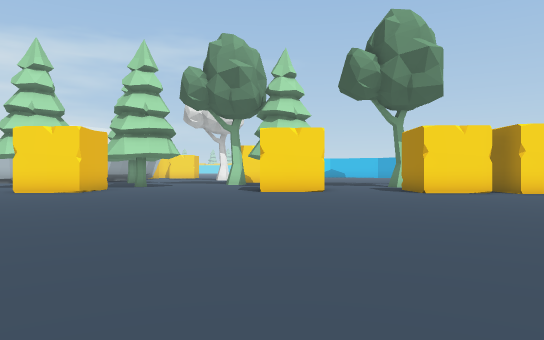
[1] (above)

23 first-person views from a walk through a scene from a Unity 3-D project. The camera is 1.3 m above the floor, looks level and sees 70° across. The floor is counted in squares, 2 m on a side. Each view is taken from the middle of a square. On the plan, view 1 faces up. The plan holds only what a view shows up to about 11 squares ahead; the rest is blank. The place goes on beyond the plan. Some surface patterns are stand-ins.

[2]
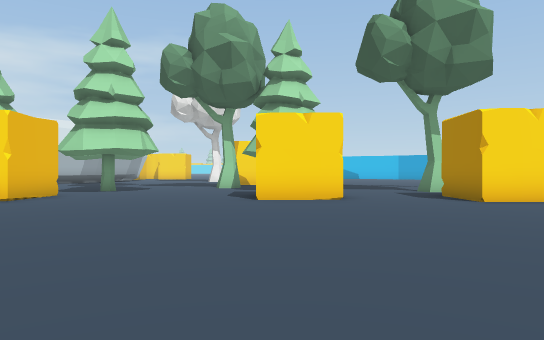

[3]
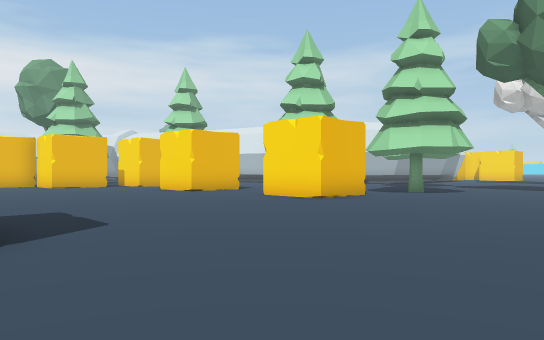

[4]
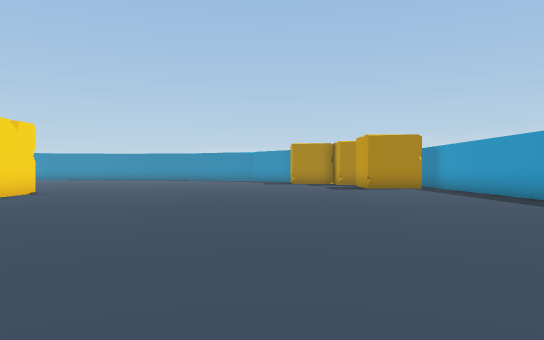

[5]
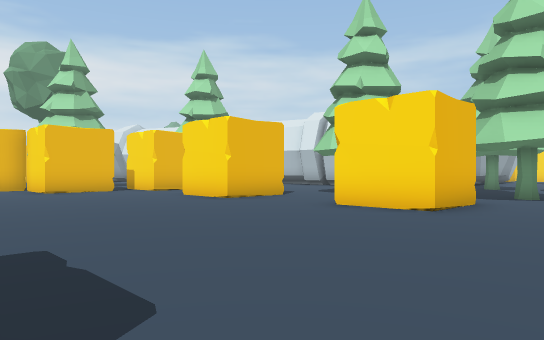

[6]
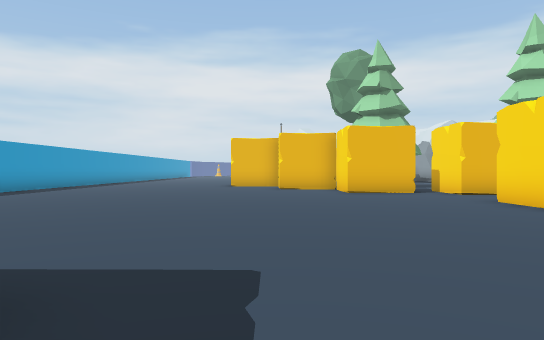

[7]
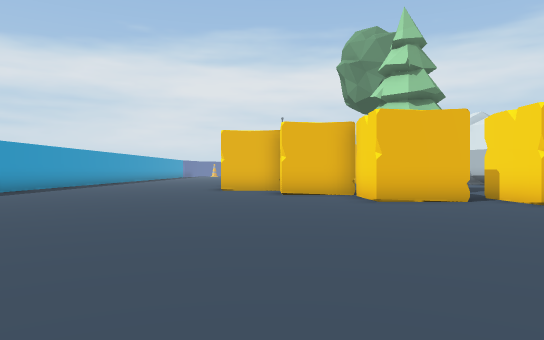

[8]
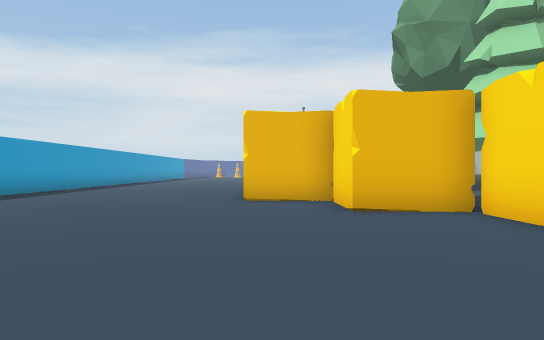

[9]
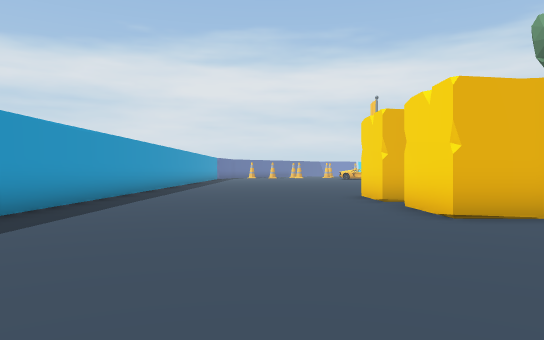

[10]
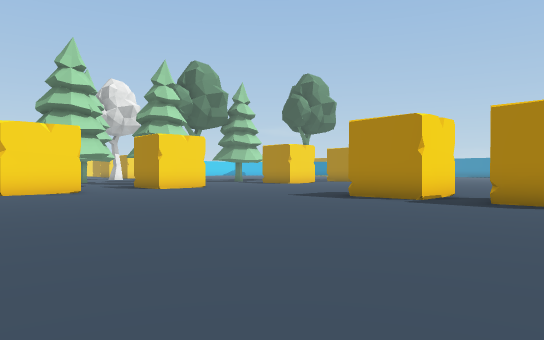

[11]
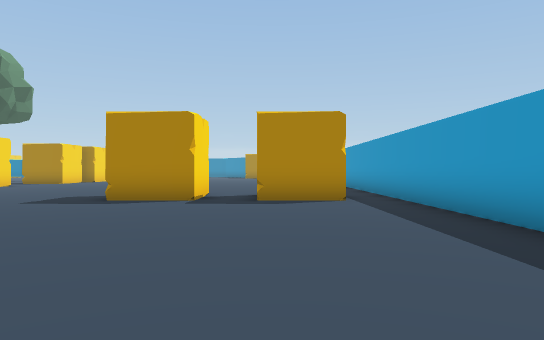

[12]
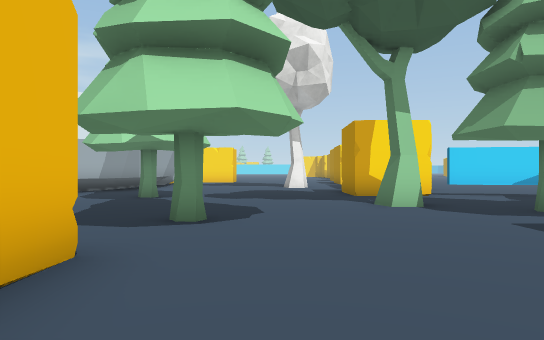

[13]
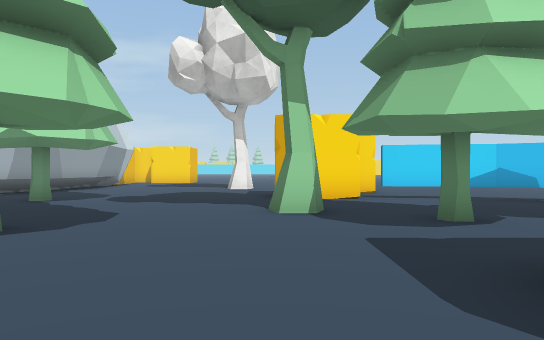

[14]
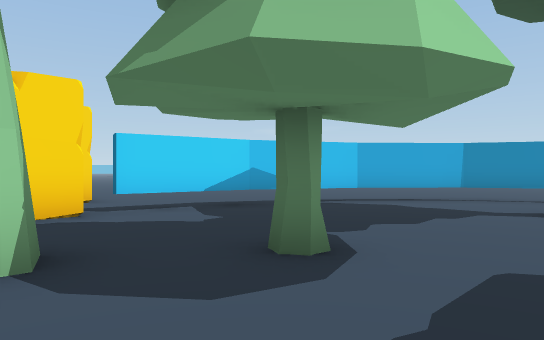

[15]
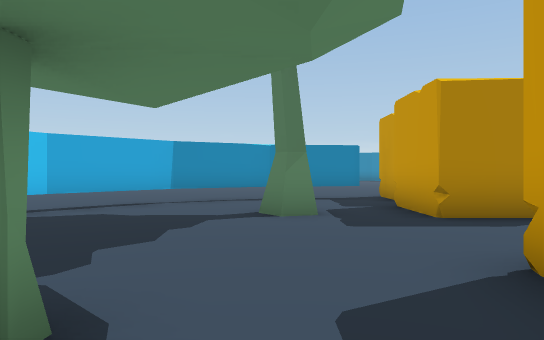

[16]
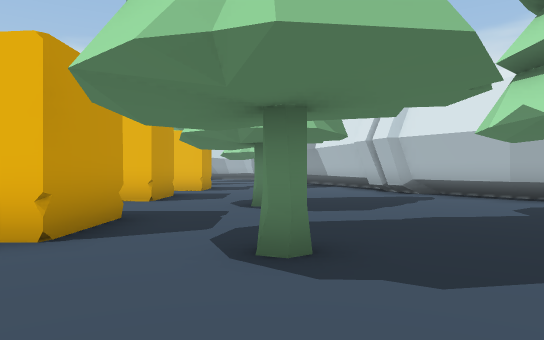

[17]
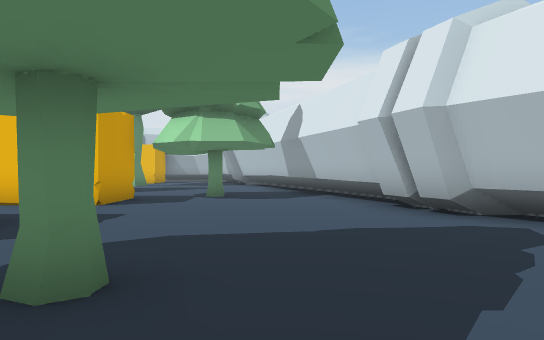

[18]
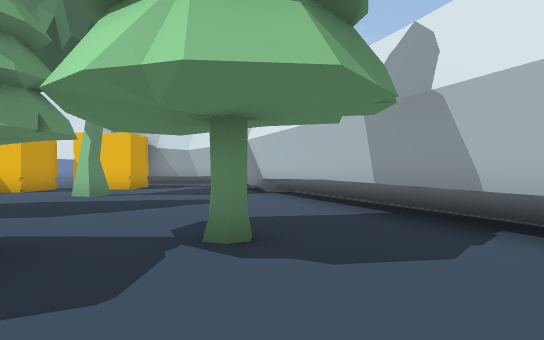

[19]
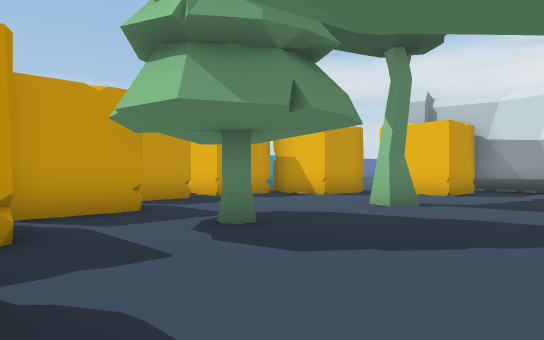

[20]
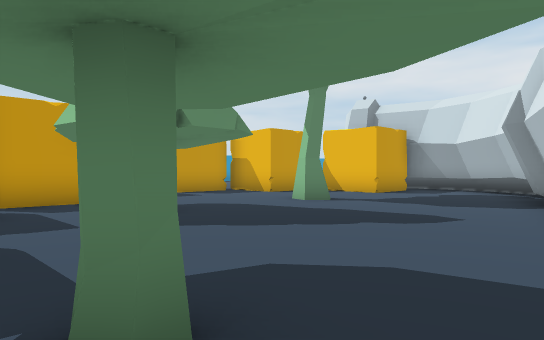

[21]
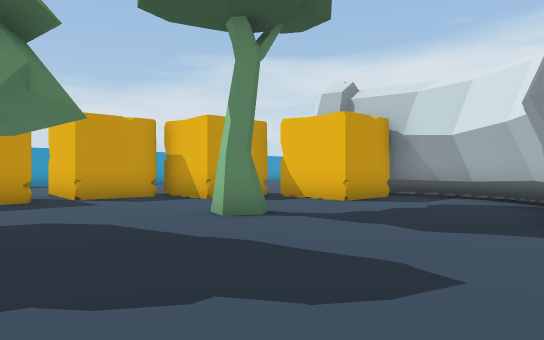

[22]
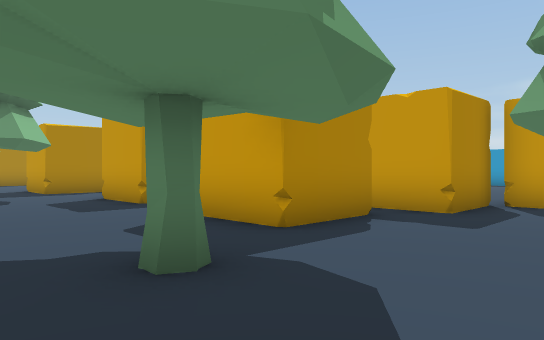

[23]
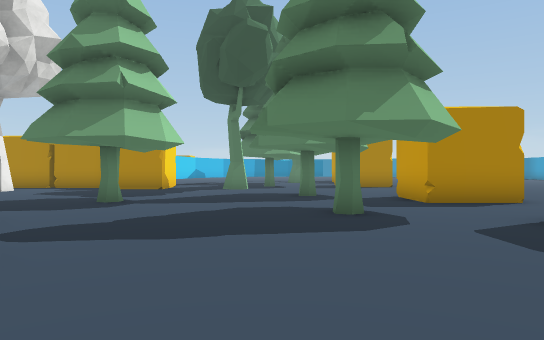

### Floor plan
Key: @ floor where view 1 was taken; # wall or solid block; x gap in a wall; . floor; T pine tree; R tree; H thing the floor can be seen under or through; O other object.
Columns run from 27 left of view 1 to 10 right of it. Each row starts with its distance up from view 1.
 24                              ...
 23                       ..  OOO....
 22                   #.......  O....
 21                  ##......O  .....  ..
 20                ###.......OOOHHH.......
 19               ##....T.........HHH.....
 18           #####.................HH....
 17        ####..............R.......HH...
 16     ####...................T......HH..
 15   ###.....T.......T...T.........R..H.
 14 ###................................#.
 13 #..........OO.......OO.....OO......x..
 12 ...........O O.OOO..OO.....OO...OOOO..
 11 ....R......OOO.OOO..OO..........OOOO
 10 OO..R...T..OO........................
  9 OO.........OO........................
  8  .......OOOOO........................
  7  OOO....  O..........................
  6    OOOOOO............................
  5     OOOOO............................
  4   ....................OO.............
  3   ....................OO.............
  2   ...................................
  1   ....................OO  ...........
  0   ....................OO   @  .......
 -1   ......... .. ..........       .....
 -2   ######         ########        ####

Where each view was taken, in squares from view 1:
view 1: 0 up, 0 right, facing up
view 2: 3 up, 0 right, facing up
view 3: 4 up, 0 right, facing up-left
view 4: 4 up, 2 left, facing right
view 5: 5 up, 3 left, facing up-left
view 6: 6 up, 4 left, facing left
view 7: 6 up, 7 left, facing left
view 8: 5 up, 11 left, facing left
view 9: 2 up, 14 left, facing left
view 10: 1 down, 14 left, facing up-right
view 11: 1 up, 14 left, facing right
view 12: 10 up, 4 left, facing up
view 13: 11 up, 2 left, facing up
view 14: 14 up, 2 left, facing up-right
view 15: 15 up, 1 left, facing right
view 16: 15 up, 2 left, facing left
view 17: 16 up, 7 left, facing left
view 18: 15 up, 13 left, facing left
view 19: 14 up, 16 left, facing down-left
view 20: 16 up, 16 left, facing down-left
view 21: 15 up, 19 left, facing down-left
view 22: 16 up, 19 left, facing down-right
view 23: 16 up, 15 left, facing right
